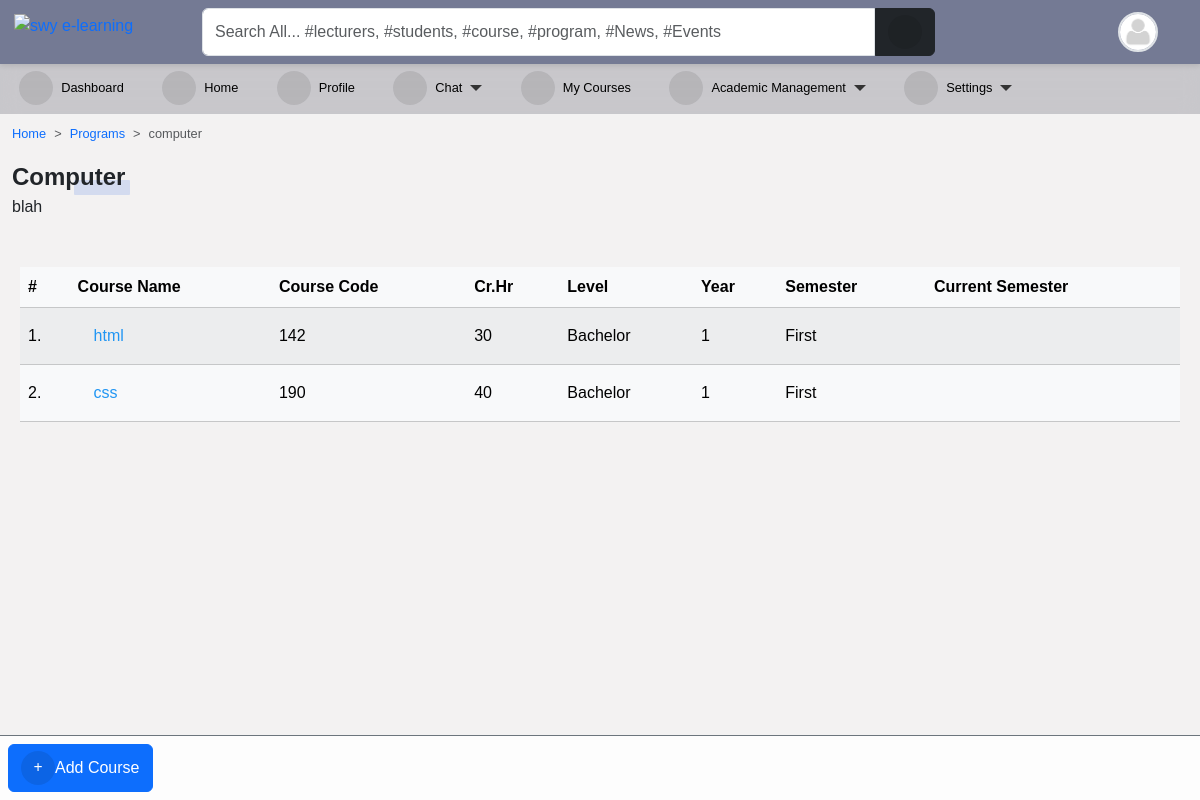
Before: /programs/2/detail/ (signed in) with the older database file.
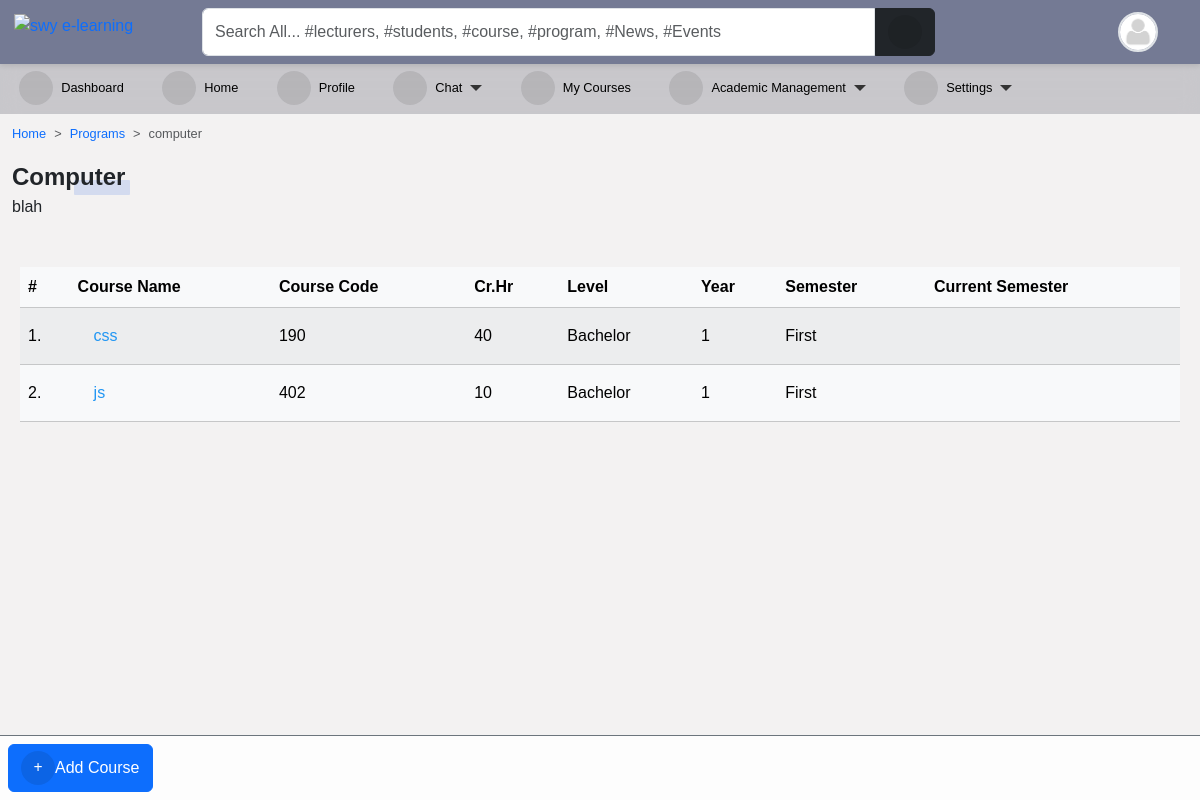
After: the same page with the newer database file.
### course/models.py (models this page shows, shortened)
class Course(models.Model):
    slug = models.SlugField(blank=True, unique=True)
    title = models.CharField(max_length=200, null=True)
    code = models.CharField(max_length=200, unique=True, null=True)
    credit = models.IntegerField(null=True, default=0)
    summary = models.TextField(max_length=200, blank=True, null=True)
    program = models.ForeignKey(Program, on_delete=models.CASCADE)
    level = models.CharField(max_length=25, choices=LEVEL, null=True)
    year = models.IntegerField(choices=YEARS, default=0)
    semester = models.CharField(choices=SEMESTER, max_length=200)
    is_elective = models.BooleanField(default=False, blank=True, null=True)
    objects = CourseManager()
    def get_absolute_url(self):
        return reverse("course_detail", kwargs={"slug": self.slug})
    @property
    def is_current_semester(self):
        from core.models import Semester
        current_semester = Semester.objects.get(is_current_semester=True)
        if self.semester == current_semester.semester:
            return True
        else:
            return False

### course/views.py (the view)
# urls.py: path("<int:pk>/detail/", program_detail, name="program_detail"),
@login_required
def program_detail(request, pk):
    program = Program.objects.get(pk=pk)
    courses = Course.objects.filter(program_id=pk).order_by("-year")
    credits = Course.objects.aggregate(Sum("credit"))
    paginator = Paginator(courses, 10)
    page = request.GET.get("page")
    courses = paginator.get_page(page)
    return render(
        request,
        "course/program_single.html",
        {
            "title": program.title,
            "program": program,
            "courses": courses,
            "credits": credits,
        },
    )

### accounts/models.py (called while the page is built)
    @property
    def get_user_role(self):
        if self.is_superuser:
            role = "Admin"
        elif self.is_student:
            role = "Student"
        elif self.is_lecturer:
            role = "Lecturer"
        return role

### templates/course/program_single.html (shortened to what this page needs)
{% extends 'base.html' %}
{% load static %}
{% block content %}
<nav style="--bs-breadcrumb-divider: '>';" aria-label="breadcrumb">
    <ol class="breadcrumb">
        <li class="breadcrumb-item"><a href="/">Home</a></li>
        <li class="breadcrumb-item"><a href="{% url 'programs' %}">Programs</a></li>
        <li class="breadcrumb-item active" aria-current="page">{{ program.title }}</li>
    </ol>
</nav>
{% if program %}
<div class="title-1">{{ program.title }}</div>
{% if program.summary %}
<p>{{ program.summary }}</p>
{% endif %}
{% endif %}
{% if request.user.is_superuser or request.user.is_lecturer %}
<div class="manage-wrap">
    <a class="btn btn-primary" href="{% url 'course_add' pk=program.pk %}"><i class="fas fa-plus"></i>Add Course</a>
</div>
{% endif %}
<div class="table-responsive p-0 px-2 mt-5">
    <div class="table-shadow">
        <table class="table table-light table-striped">
            <thead>
                <tr>
                    <th>#</th>
                    <th> Course Name </th>
                    <th> Course Code </th>
                    <th> Cr.Hr </th>
                    <th> Level </th>
                    <th> Year </th>
                    <th> Semester </th>
                    <th> Current Semester </th>
                </tr>
            </thead>
            <tbody>
                {% for course in courses %}
                <tr>
                    <td>{{ forloop.counter }}.</td>
                    <td><a href="{{ course.get_absolute_url }}">
                            {{ course.title }}</a></td>
                    <td>{{ course.code }}</td>
                    <td>{{ course.credit }}</td>
                    <td>{{ course.level }}</td>
                    <td>{{ course.year }}</td>
                    <td>{{ course.semester }}</td>
                    <th>
                    </th>
                </tr>
                {% endfor %}
            </tbody>
        </table>
    </div>
</div>
{% endblock content %}

Changed rows visible on the page:
removed Course: title "html", code "142", credit "30", level "Bachelor", year "1", semester "First"
added Course: title "js", code "402", credit "10", level "Bachelor", year "1", semester "First"
